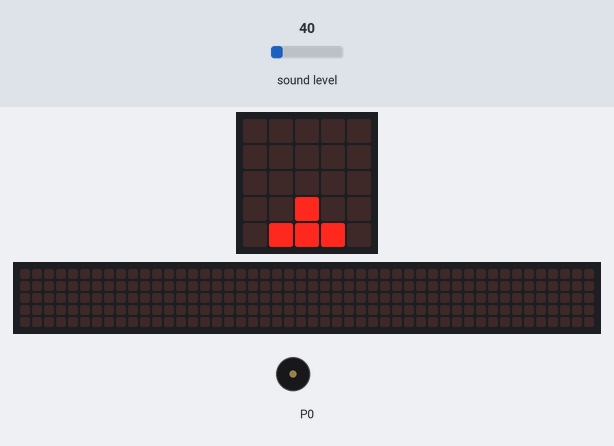
The program below on a simulated BBC micro:bit (MakeCode). On the bench: the board's 5×5 LED display, a strip that is not on the board, showing the scrolling text unrolled, buzzer (waves = sounding). Inputs (shaded band) come from the test bench; at power-on: sound level 40. The 48×5 strip is a reading aid, not a part: it shows the text the display is scrolling, unrolled, one strip-width of it at a time.

Above: at 1.2 s.
1.3 s: sound level set to 203
At 2.8 s:
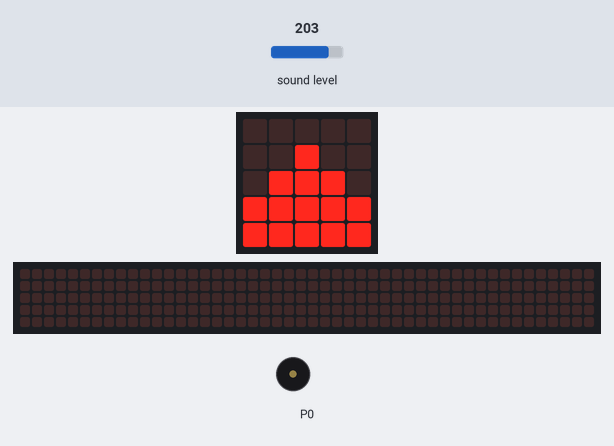
3.1 s: sound level set to 209
At 4.4 s:
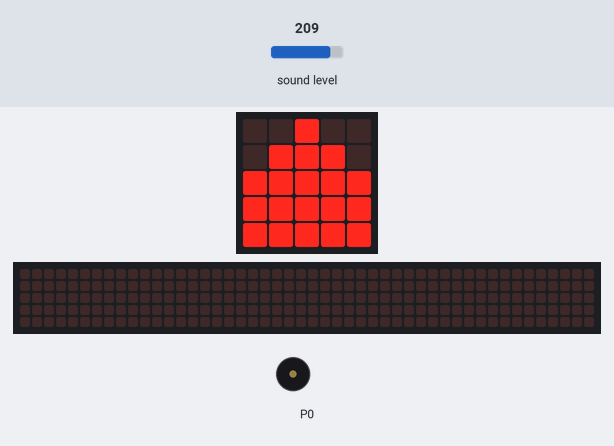
At 15.6 s:
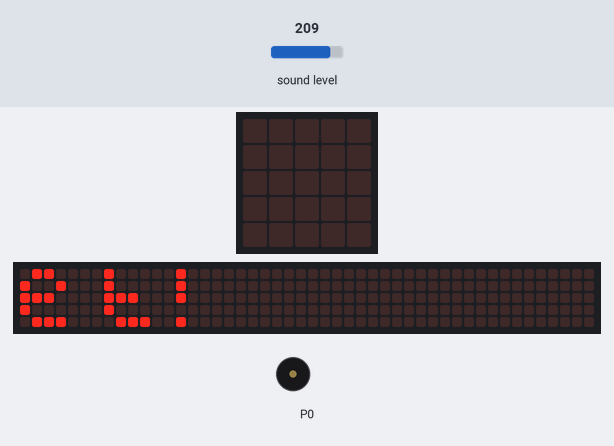
Timing chart, 0 to 17.1 s (numbered marks = the images above; inputs shaded):
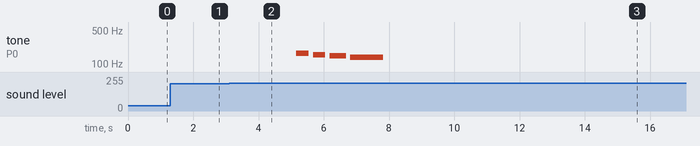

Measured:
- the behaviour switches between 205 and 206 on sound level (found by bisection; images 1 and 2)
- after the input at 1.3 s, the display: changes after 0.38 s (image 1)
- after the input at 3.1 s, tone on P0: plays 165 Hz for 0.38 s, 156 Hz for 0.38 s, 147 Hz for 0.50 s, 139 Hz for 1.0 s, starting after 2.1 s; the display: changes after 0.26 s (image 2)
- what the display in image 2 shows lasts 1.4 s, from 3.4 s to 4.8 s

The program:

main.ts
```typescript
let x = 0
basic.forever(function () {
    x = Math.round(Math.map(input.soundLevel(), 0, 235, 1, 5))
    if (x == 1) {
        basic.showLeds(`
            . . . . .
            . . . . .
            . . . . .
            . . . . .
            . . # . .
            `)
    } else if (x == 2) {
        basic.showLeds(`
            . . . . .
            . . . . .
            . . . . .
            . . # . .
            . # # # .
            `)
    } else if (x == 3) {
        basic.showLeds(`
            . . . . .
            . . . . .
            . . # . .
            . # # # .
            # # # # #
            `)
    } else if (x == 4) {
        basic.showLeds(`
            . . . . .
            . . # . .
            . # # # .
            # # # # #
            # # # # #
            `)
    } else {
        for (let index = 0; index < 3; index++) {
            basic.showLeds(`
                . . # . .
                . # # # .
                # # # # #
                # # # # #
                # # # # #
                `)
            basic.pause(1000)
            basic.showLeds(`
                # . # . #
                # . # . #
                # . # . #
                . . . . .
                # . # . #
                `)
            music.startMelody(music.builtInMelody(Melodies.Wawawawaa), MelodyOptions.Once)
            basic.showString("keep quiet!")
        }
    }
})
```

test.ts
```typescript
// 在此处测试；当此软件包作为插件使用时，将不会编译此软件包。
```
